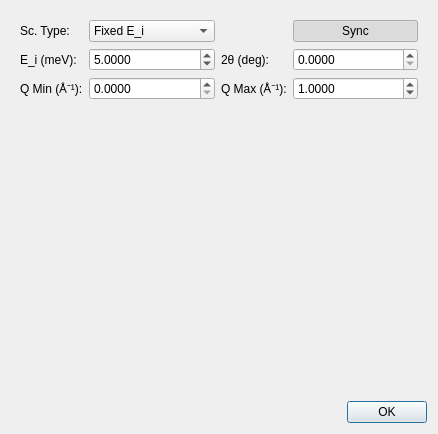
<?xml version="1.0" encoding="UTF-8"?>
<ui version="4.0">
 <class>DynPlaneDlg</class>
 <widget class="QDialog" name="DynPlaneDlg">
  <property name="geometry">
   <rect>
    <x>0</x>
    <y>0</y>
    <width>438</width>
    <height>434</height>
   </rect>
  </property>
  <property name="windowTitle">
   <string>Kinematic Plane</string>
  </property>
  <layout class="QGridLayout" name="gridLayout_2">
   <item row="2" column="1">
    <widget class="QDialogButtonBox" name="buttonBox">
     <property name="orientation">
      <enum>Qt::Horizontal</enum>
     </property>
     <property name="standardButtons">
      <set>QDialogButtonBox::Ok</set>
     </property>
    </widget>
   </item>
   <item row="2" column="0">
    <widget class="QLabel" name="labelStatus">
     <property name="sizePolicy">
      <sizepolicy hsizetype="Expanding" vsizetype="Preferred">
       <horstretch>1</horstretch>
       <verstretch>0</verstretch>
      </sizepolicy>
     </property>
     <property name="text">
      <string/>
     </property>
    </widget>
   </item>
   <item row="0" column="0" colspan="2">
    <widget class="QFrame" name="frame">
     <property name="sizePolicy">
      <sizepolicy hsizetype="Preferred" vsizetype="Fixed">
       <horstretch>0</horstretch>
       <verstretch>0</verstretch>
      </sizepolicy>
     </property>
     <property name="frameShape">
      <enum>QFrame::NoFrame</enum>
     </property>
     <property name="frameShadow">
      <enum>QFrame::Plain</enum>
     </property>
     <property name="lineWidth">
      <number>1</number>
     </property>
     <layout class="QGridLayout" name="gridLayout">
      <item row="0" column="0">
       <widget class="QLabel" name="label">
        <property name="text">
         <string>Sc. Type:</string>
        </property>
       </widget>
      </item>
      <item row="0" column="1">
       <widget class="QComboBox" name="comboFixedE">
        <item>
         <property name="text">
          <string>Fixed E_i</string>
         </property>
        </item>
        <item>
         <property name="text">
          <string>Fixed E_f</string>
         </property>
        </item>
       </widget>
      </item>
      <item row="0" column="3">
       <widget class="QPushButton" name="btnSync">
        <property name="text">
         <string>Sync</string>
        </property>
        <property name="checkable">
         <bool>true</bool>
        </property>
        <property name="checked">
         <bool>true</bool>
        </property>
       </widget>
      </item>
      <item row="1" column="0">
       <widget class="QLabel" name="labelFixedKiKf">
        <property name="text">
         <string>E_i (meV):</string>
        </property>
       </widget>
      </item>
      <item row="1" column="1">
       <widget class="QDoubleSpinBox" name="spinEiEf">
        <property name="sizePolicy">
         <sizepolicy hsizetype="Preferred" vsizetype="Fixed">
          <horstretch>1</horstretch>
          <verstretch>0</verstretch>
         </sizepolicy>
        </property>
        <property name="decimals">
         <number>4</number>
        </property>
        <property name="maximum">
         <double>99999.000000000000000</double>
        </property>
        <property name="singleStep">
         <double>0.100000000000000</double>
        </property>
        <property name="value">
         <double>5.000000000000000</double>
        </property>
       </widget>
      </item>
      <item row="1" column="2">
       <widget class="QLabel" name="label_12">
        <property name="text">
         <string>2θ (deg):</string>
        </property>
       </widget>
      </item>
      <item row="1" column="3">
       <widget class="QDoubleSpinBox" name="spinAngle">
        <property name="sizePolicy">
         <sizepolicy hsizetype="Preferred" vsizetype="Fixed">
          <horstretch>1</horstretch>
          <verstretch>0</verstretch>
         </sizepolicy>
        </property>
        <property name="decimals">
         <number>4</number>
        </property>
        <property name="maximum">
         <double>180.000000000000000</double>
        </property>
        <property name="singleStep">
         <double>0.100000000000000</double>
        </property>
       </widget>
      </item>
      <item row="2" column="0">
       <widget class="QLabel" name="label_13">
        <property name="text">
         <string>Q Min (Å⁻¹):</string>
        </property>
       </widget>
      </item>
      <item row="2" column="1">
       <widget class="QDoubleSpinBox" name="spinMinQ">
        <property name="sizePolicy">
         <sizepolicy hsizetype="Preferred" vsizetype="Fixed">
          <horstretch>1</horstretch>
          <verstretch>0</verstretch>
         </sizepolicy>
        </property>
        <property name="decimals">
         <number>4</number>
        </property>
        <property name="singleStep">
         <double>0.100000000000000</double>
        </property>
       </widget>
      </item>
      <item row="2" column="2">
       <widget class="QLabel" name="label_14">
        <property name="text">
         <string>Q Max (Å⁻¹):</string>
        </property>
       </widget>
      </item>
      <item row="2" column="3">
       <widget class="QDoubleSpinBox" name="spinMaxQ">
        <property name="sizePolicy">
         <sizepolicy hsizetype="Preferred" vsizetype="Fixed">
          <horstretch>1</horstretch>
          <verstretch>0</verstretch>
         </sizepolicy>
        </property>
        <property name="decimals">
         <number>4</number>
        </property>
        <property name="singleStep">
         <double>0.100000000000000</double>
        </property>
        <property name="value">
         <double>1.000000000000000</double>
        </property>
       </widget>
      </item>
     </layout>
    </widget>
   </item>
   <item row="1" column="0" colspan="2">
    <widget class="QwtPlot" name="plot">
     <property name="sizePolicy">
      <sizepolicy hsizetype="Preferred" vsizetype="Preferred">
       <horstretch>0</horstretch>
       <verstretch>0</verstretch>
      </sizepolicy>
     </property>
    </widget>
   </item>
  </layout>
 </widget>
 <customwidgets>
  <customwidget>
   <class>QwtPlot</class>
   <extends>QFrame</extends>
   <header>qwt_plot.h</header>
  </customwidget>
 </customwidgets>
 <tabstops>
  <tabstop>comboFixedE</tabstop>
  <tabstop>btnSync</tabstop>
  <tabstop>spinEiEf</tabstop>
  <tabstop>spinAngle</tabstop>
  <tabstop>spinMinQ</tabstop>
  <tabstop>spinMaxQ</tabstop>
  <tabstop>buttonBox</tabstop>
 </tabstops>
 <resources/>
 <connections>
  <connection>
   <sender>buttonBox</sender>
   <signal>accepted()</signal>
   <receiver>DynPlaneDlg</receiver>
   <slot>accept()</slot>
   <hints>
    <hint type="sourcelabel">
     <x>248</x>
     <y>254</y>
    </hint>
    <hint type="destinationlabel">
     <x>157</x>
     <y>274</y>
    </hint>
   </hints>
  </connection>
  <connection>
   <sender>buttonBox</sender>
   <signal>rejected()</signal>
   <receiver>DynPlaneDlg</receiver>
   <slot>reject()</slot>
   <hints>
    <hint type="sourcelabel">
     <x>316</x>
     <y>260</y>
    </hint>
    <hint type="destinationlabel">
     <x>286</x>
     <y>274</y>
    </hint>
   </hints>
  </connection>
 </connections>
</ui>
